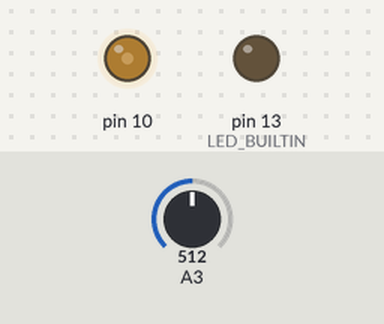
Simulated run of this sketch. Board: Arduino Uno, built with avr-gcc and run on an emulated ATmega328P. Parts: output pins drawn as LEDs (lit = HIGH). Inputs (shaded band) come from the test bench; at power-on: A3 = 512.

Above: at 1.2 s.
1.3 s: A3 set to 306
At 2.5 s:
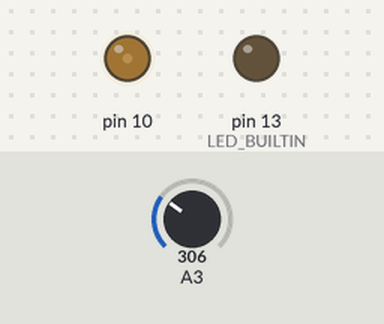
2.8 s: A3 set to 900
At 3.7 s:
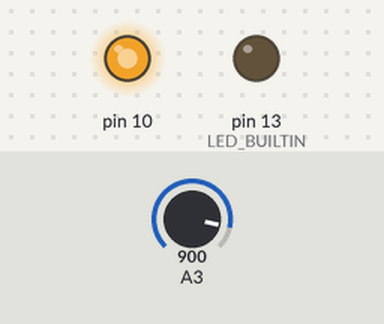
4.3 s: A3 set to 511
At 4.9 s:
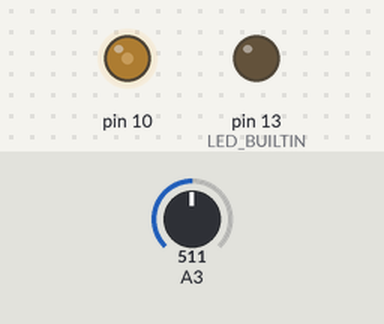
Timing chart, 0 to 7.3 s (numbered marks = the images above; inputs shaded):
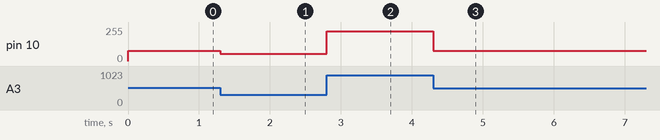

The sketch:

acel_bici.ino
```cpp
float salida;
// the setup function runs once when you press reset or power the board
void setup() {
  Serial.begin(115200);
  pinMode(LED_BUILTIN, OUTPUT);
  pinMode(10, OUTPUT);

}

// the loop function runs over and over again forever
void loop() {
  float acelerador=analogRead(A3);
  float acelerador_esc=(acelerador*5)/1024;

  //float salida_esc=(0.1*pow(acelerador_esc,2)+log(acelerador_esc)+0.8);
  float salida_esc=(0.07*pow(acelerador_esc,2)+0.2*(acelerador_esc)+0.6);
  if(acelerador_esc>3.50){salida_esc=acelerador_esc;}
  salida=salida_esc*255/5;


   if (salida <40)
    {
      salida=40;
    }else if (salida>255)
    {
      salida=255;
    }
   analogWrite(10, salida);
   //Serial.print(salida);
  //Serial.print("   voltios entrada:");
  //Serial.print(acelerador_esc);
  //Serial.print("  voltios salida:");
  //Serial.println(salida_esc);
}
```

Measured:
- after the input at 1.3 s, pin 10: 78/255 → 53/255 at once
- after the input at 2.8 s, pin 10: 53/255 → 224/255 at once
- after the input at 4.3 s, pin 10: 224/255 → 78/255 at once
